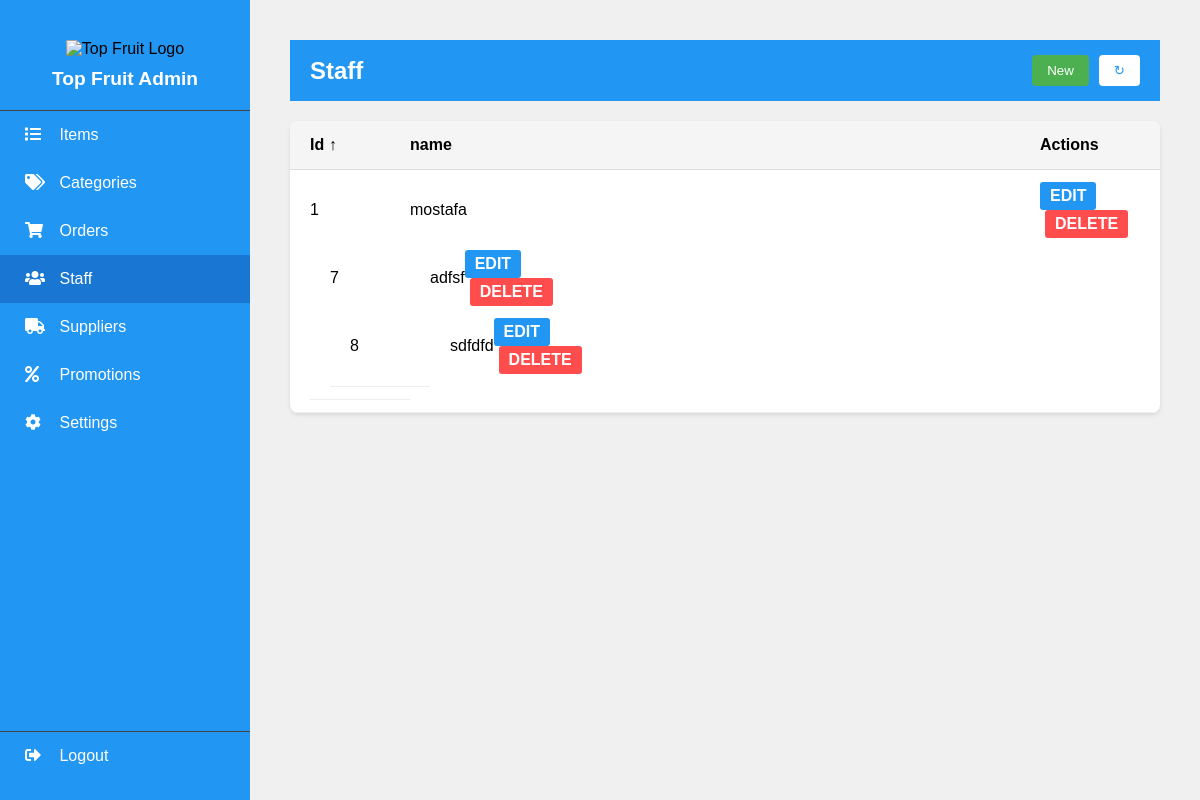
/staff.php (signed in), run on the app's committed database.
### tables this page shows
CREATE TABLE `staff` (
  `id` int(11) NOT NULL,
  `username` varchar(50) DEFAULT NULL,
  `password` varchar(100) NOT NULL,
  `name` varchar(50) NOT NULL,
  `email` varchar(50) DEFAULT NULL,
  `role` enum('admin','barista','inventory_manager') DEFAULT 'barista',
  `tele` varchar(15) NOT NULL,
  `salary_rate` int(11) DEFAULT 20
);

### src/staff.php (the view, shortened to what this page needs)
<?php
$HOSTNAME='localhost';
$USERNAME='root';
$PASSWORD='';
$DATABASE='top fruit';
$con=mysqli_connect($HOSTNAME,$USERNAME,$PASSWORD,$DATABASE);
$sql = "SELECT id, username FROM staff ORDER BY id";
$result = mysqli_query($con, $sql);
?>
<!DOCTYPE html>
<html lang="en">
<head>
    <link rel="stylesheet" href="admin_styles.css">
    <link rel="stylesheet" href="https://cdnjs.cloudflare.com/ajax/libs/font-awesome/5.15.4/css/all.min.css">
</head>
<body>
    <div class="sidenav">
        <div class="logo">
            <img src="logo.png" alt="Top Fruit Logo">
            <h2>Top Fruit Admin</h2>
        </div>
        <a href="admin.php" ><i class="fas fa-list"></i> Items</a>
        <a href="categories.php"><i class="fas fa-tags"></i> Categories</a>
        <a href="orders.php"><i class="fas fa-shopping-cart"></i> Orders</a>
        <a href="staff.php" class="active"><i class="fas fa-users"></i> Staff</a>
        <a href="suppliers.php"><i class="fas fa-truck"></i> Suppliers</a>
        <a href="promotions.php"><i class="fas fa-percent"></i> Promotions</a>
        <a href="settings.php"><i class="fas fa-cog"></i> Settings</a>
        <a href="index.php" class="logout"><i class="fas fa-sign-out-alt"></i> Logout</a>
    </div>
    <div class="main-content">
        <div class="admin-header">
            <h1 class="admin-title">Staff</h1>
            <div class="header-buttons">
                <button class="new-btn" onclick="location.href='new_staff.php'">New</button>
                <button class="refresh-btn" onclick="location.reload()">↻</button>
            </div>
        </div>
        <div class="items-table">
            <div class="table-header">
                <div>Id ↑</div>
                <div>name</div>
                <div>Actions</div>
            </div>
            <?php
            if (mysqli_num_rows($result) > 0) {
                while($row = mysqli_fetch_assoc($result)) {
                    echo '<div class="table-row">
                        <div>' . $row['id'] . '</div>
                        <div>' . $row['username'] . '</div>
                        <div>
                            <a href="edit_staff.php?id=' . $row['id'] . '" class="edit-btn">EDIT</a>
                            <a href="delete_staff.php?id=' . $row['id'] . '" class="delete-btn" onclick="return confirm(\'Are you sure you want to delete this category?\')">DELETE</a>
                        </div>';
                }
            }
            ?>
        </div>
    </div>
</body>
</html>

### src/admin_styles.css (style rules this page uses)
* { margin: 0; padding: 0; box-sizing: border-box; }
body { font-family: Arial, sans-serif; background-color: #f0f0f0; padding: 20px; margin: 0; }
.admin-header { background-color: #2196F3; color: white; padding: 15px 20px; display: flex; justify-content: space-between; align-items: center; margin-bottom: 20px; }
.admin-title { font-size: 24px; }
.refresh-btn { background-color: white; color: #2196F3; border: none; padding: 8px 15px; border-radius: 4px; cursor: pointer; }
.items-table { width: 100%; background-color: white; border-radius: 8px; overflow: hidden; box-shadow: 0 2px 4px rgba(0,0,0,0.1); }
.table-header { background-color: #f5f5f5; padding: 15px 20px; display: grid; grid-template-columns: 100px 1fr 100px; font-weight: bold; border-bottom: 1px solid #ddd; }
.table-row { padding: 12px 20px; display: grid; grid-template-columns: 100px 1fr 100px; align-items: center; border-bottom: 1px solid #eee; }
.edit-btn { background-color: #2196F3; color: white; border: none; padding: 6px 12px; border-radius: 4px; cursor: pointer; }
.header-buttons { display: flex; gap: 10px; }
.new-btn { background-color: #4CAF50; color: white; border: none; padding: 8px 15px; border-radius: 4px; cursor: pointer; }
.sidenav { height: 100%; width: 250px; position: fixed; z-index: 1; top: 0; left: 0; background-color: #2196F3; padding-top: 20px; overflow-x: hidden; }
.sidenav .logo { text-align: center; padding: 20px; border-bottom: 1px solid #444; }
.sidenav .logo img { width: 80px; height: 80px; object-fit: contain; }
.sidenav .logo h2 { color: white; margin-top: 10px; font-size: 1.2em; }
.sidenav a { padding: 15px 25px; text-decoration: none; font-size: 16px; color: #ffffff; display: block; transition: 0.3s; }
.sidenav a i { margin-right: 10px; width: 20px; }
.sidenav a.active { color: #fff; background-color: #1976D2; }
.sidenav .logout { position: absolute; bottom: 20px; width: 100%; border-top: 1px solid #444; }
.main-content { margin-left: 250px; padding: 20px; }
.delete-btn { background-color: #e74c3c; color: white; padding: 5px 10px; border: none; border-radius: 4px; cursor: pointer; text-decoration: none; display: inline-block; margin-left: 5px; }
.delete-btn { background-color: #ff4d4d; color: white; padding: 5px 10px; border-radius: 3px; text-decoration: none; margin-left: 5px; }
.edit-btn, .delete-btn { display: inline-block; padding: 5px 10px; border-radius: 3px; text-decoration: none; color: white; font-weight: bold; text-align: center; }

### data on the page
staff: id "1", username "mostafa"
staff: id "7", username "adfsf"
staff: id "8", username "sdfdfd"
